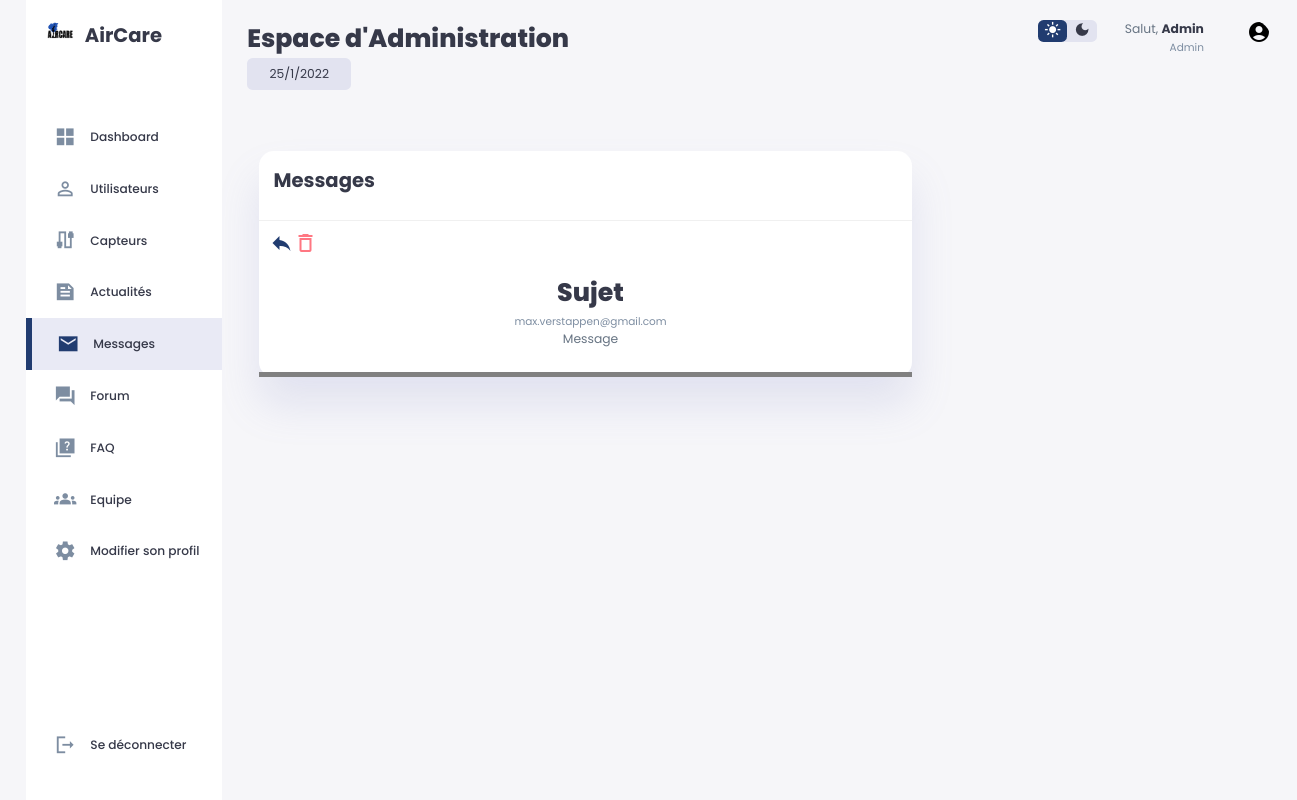
The app's page /a_message.php (signed in) with its own data.
### tables this page shows
CREATE TABLE IF NOT EXISTS `email` (
  `id` int NOT NULL AUTO_INCREMENT,
  `email` varchar(255) NOT NULL,
  `sujet` varchar(255) NOT NULL,
  `message` varchar(255) NOT NULL,
  `status` varchar(200) NOT NULL,
  PRIMARY KEY (`id`)
);

### a_message.php (the view, shortened to what this page needs)
<?php
require("./config/database.php") ;
?>
<!DOCTYPE html>
<html lang="fr">
<head>
    <link rel="stylesheet" href="admin.css">
</head>
<body>
    <div class="container">
        <aside>
            <div class="top">
                <div class="logo">
                    <a href="index.php"><img src="Assets/images/logo.png" alt="Logo"></a>
                    <a href="index.php"><h2>AirCare</h2></a>
                </div>
            </div>
            <div class="sidebar">
                <a href="admin.php">
                    <span class="material-icons-sharp">grid_view</span>
                    <h3>Dashboard</h3>
                </a>
                <a href="a_law.php">
                    <span class="material-icons-sharp">person_outline</span>
                    <h3>Utilisateurs</h3>
                </a>
                <a href="#">
                    <span class="material-icons-sharp">cable</span>
                    <h3>Capteurs</h3>
                </a>
                <a href="a_news.php">
                    <span class="material-icons-sharp">feed</span>
                    <h3>Actualités</h3>
                </a>
                <a href="a_message.php"  class="active">
                    <span class="material-icons-sharp">email</span>
                    <h3>Messages</h3>
                </a>
                <a href="a_forum.php">
                    <span class="material-icons-sharp">forum</span>
                    <h3>Forum</h3>
                </a>
                <a href="a_FAQ.php">
                    <span class="material-icons-sharp">quiz</span>
                    <h3>FAQ</h3>
                </a>
                <a href="#">
                    <span class="material-icons-sharp">groups</span>
                    <h3>Equipe</h3>
                </a>
                <a href="change_profile.php">
                    <span class="material-icons-sharp">settings</span>
                    <h3>Modifier son profil</h3>
                </a>
                <a href="authentication/logout_action.php">
                    <span class="material-icons-sharp">logout</span>
                    <h3>Se déconnecter</h3>
                </a>
            </div>
        </aside>
        <main>
            <h1>Espace d'Administration</h1>
            <div class="date">
                <p class="date-p"><?php echo date("j/n/Y");?></p>
            </div>
            <div class="users-list-main">
                <div class="recent-grids">
                    <div class="users">
                            <div class="card">
                                <div class="card-header">
                                    <h2>Messages</h2>
                                </div>
                                <div class="card-body">
                                <?php
                                    $recupMessages= $database->query('SELECT * FROM email');
                                    while($mes = $recupMessages->fetch()){
                                        ?>
                                        <?php if($mes['status'] == 'unseen'){ ?>
                                            <div class="messages unseen">
                                                <div class="head-message">
                                                    <a href="" title="Répondre"><span class="material-icons-outlined">reply</span></a>
                                                    <form enctype="multipart/form-data" method="post" action="a_deletemessage.php?id=<?= $mes['id'] ?>">
                                                        <button title="Supprimer" class="danger" style="background:none;" onclick="if(confirm('Etes-vous sûr de vouloir supprimer le message ?')){}else{return false;}">
                                                            <span class="material-icons-outlined">delete</span></form>
                                                        </button>
                                                    </form>
                                                </div>
                                                <a href="a_affichermessage.php?id=<?= $mes['id'] ?>">
                                                    <div class="contenu" title="Afficher le message en entier">
                                                        <h1><?= $mes['sujet']; ?></h1>
                                                        <small class="text-muted"><?= $mes['email']; ?></small>
                                                        <br>
                                                        <p><?= $mes['message']; ?></p>
                                                    </div>
                                                </a>
                                            </div>
                                        <?php }else{?>
                                            <div class="messages">
                                                <div class="head-message">
                                                    <a href="" title="Répondre"><span class="material-icons-outlined">reply</span></a>
                                                    <form enctype="multipart/form-data" method="post" action="a_deletemessage.php?id=<?= $mes['id'] ?>">
                                                        <button title="Supprimer" class="danger" style="background:none;" onclick="if(confirm('Etes-vous sûr de vouloir supprimer le message ?')){}else{return false;}">
                                                            <span class="material-icons-outlined">delete</span></form>
                                                </div>
                                                <a href="a_affichermessage.php?id=<?= $mes['id'] ?>">
                                                    <div class="contenu" title="Afficher le message en entier">
                                                        <h1><?= $mes['sujet']; ?></h1>
                                                        <small class="text-muted"><?= $mes['email']; ?></small>
                                                        <br>
                                                        <p><?= $mes['message']; ?></p>
                                                    </div>
                                                </a>
                                            </div>
                                        <?php }?>
                                <?php
                                    }
                                ?>
                                </div>
                            </div>
                        </div>
                </div>
            </div>
        </main>
        <div class="right">
            <div class="top">
                <div class="theme-toggler">
                    <span class="material-icons-sharp active">light_mode</span>
                    <span class="material-icons-sharp">dark_mode</span>
                </div>
                <div class="profile">
                    <div class="info">
                        <p>Salut, <b>Admin</b></p>
                        <small class="text-muted">Admin</small>
                    </div>
                    <div class="profile-photo">
                        <span class="material-icons-sharp">account_circle</span>
                    </div>
                </div>
            </div>
        </div>
    </div>
</body>
</html>

### admin.css (style rules this page uses)
:root { --color-primary: #213C70; --color-danger: #ff7782; --color-success: #41f1b6; --color-warning: #ffbb55; --color-white: #fff; --color-info-dark: #7d8da1; --color-info-light: #dce1eb; --color-dark: #363949; --color-light: rgba(132, 139, 200, 0.18); --color-primary-variant: #111e88; --color-dark-variant: #677483; --color-background: #f6f6f9; --color-unseen: #7380ec; --card-border-radius: 2rem; --border-radius-1: 0.4rem; --border-radius-2: 0.8rem; --border-radius-3: 1.2rem; --card-padding: 1.8rem; --padding-1: 1.2rem; --box-shadow: 0 2rem 3rem var(--color-light); }
h1, h2, h3, th, td { color: var(--color-dark); }
* { margin: 0; padding: 0; outline: 0; appearance: none; border: 0; text-decoration: none; list-style: none; box-sizing: border-box; }
html { font-size: 14px; }
body { width: 100vw; height: 100vh; font-family: poppins, sans-serif; font-size: 0.88rem; background: var(--color-background); user-select: none; overflow-x: hidden; }
.container { display: grid; width: 96%; margin: 0 auto; gap: 1.8rem; grid-template-columns: 14rem auto 23rem; }
a { color: var(--color-dark); }
img { display: block; width: 100%; }
h1 { font-weight: 800; font-size: 1.8rem; }
h2 { font-size: 1.4rem; }
h3 { font-size: 0.87rem; }
small { font-size: 0.75rem; }
.profile-photo { width: 2.8rem; height: 2.8rem; border-radius: 50%; overflow: hidden; }
.text-muted { color: var(--color-info-dark); }
p { color: var(--color-dark-variant); }
b { color: var(--color-dark); }
.danger { color: var(--color-danger); }
aside { height: 100vh; background: var(--color-white); }
aside .top { background: var(--color-white); display: flex; align-items: center; justify-content: space-between; margin: 1.4rem; }
aside .logo { display: flex; gap: 0.8rem; }
aside .logo img { width: 2rem; height: 2rem; }
aside .sidebar { background-color: var(--color-white); display: flex; flex-direction: column; height: 86vh; position: relative; top: 3rem; }
aside h3 { font-weight: 500; }
aside .sidebar a { display: flex; color: var(--color-info-dark); margin-left: 2rem; gap: 1rem; align-items: center; position: relative; height: 3.7rem; transition: all 300ms ease; }
aside .sidebar a span { font-size: 1.6rem; transition: all 300ms ease; }
aside .sidebar a:last-child { position: absolute; bottom: 2rem; width: 100%; }
aside .sidebar a.active { background: var(--color-light); color: var(--color-primary); margin-left: 0; }
aside .sidebar a.active::before { content: ""; width: 6px; height: 100%; background: var(--color-primary); }
aside .sidebar a.active span { color: var(--color-primary); margin-left: calc(1rem - 3px); }
main { margin-top: 1.4rem; }
main .date { display: inline-block; background: var(--color-light); border-radius: var(--border-radius-1); padding: 0.5rem 1.6rem; }
main .date .date-p { background: transparent; color: var(--color-dark); }
main .users-list-main { margin-top: 2rem; }
main .users-list-main button { cursor: pointer; }
main .users-list-main h2 { margin-bottom: 0.8rem; }
main .users-list-main a { text-align: center; display: block; margin: 1rem auto; color: var(--color-primary); }
.right { margin-top: 1.4rem; }
.right .top { display: flex; justify-content: end; gap: 2rem; }
.right .theme-toggler { background: var(--color-light); color: var(--color-dark); display: flex; justify-content: space-between; align-items: center; height: 1.6rem; width: 4.2rem; cursor: pointer; border-radius: var(--border-radius-1); }
.right .theme-toggler span { font-size: 1.2rem; width: 50%; height: 100%; display: flex; align-items: center; justify-content: center; }
.right .theme-toggler span.active { background: var(--color-primary); color: var(--color-white); border-radius: var(--border-radius-1); }
.right .top .profile { display: flex; gap: 2rem; text-align: right; }
.recent-grids { margin-top: 3.5rem; display: grid; }
.users { height: 140px; }
.card { background: #fff; border-radius: 15px; margin: 1em; box-shadow: var(--box-shadow); }
.card-header { padding: 1rem; }
.card-header { display: flex; justify-content: space-between; align-items: center; border-bottom: 1px solid #f0f0f0; }
.messages { display: flex; flex-direction: column; justify-content: space-between; width: 100%; padding-bottom: 10px; padding-top: 10px; border-bottom: 5px solid grey; transition: all 300ms ease; padding-left: 10px; }
.messages .contenu { cursor: pointer; }
.head-message { display: flex; flex-direction: row; }
.head-message a { margin: 0 !important; }

### records on screen
email: sujet "Sujet", email "max.verstappen@gmail.com", message "Message"
